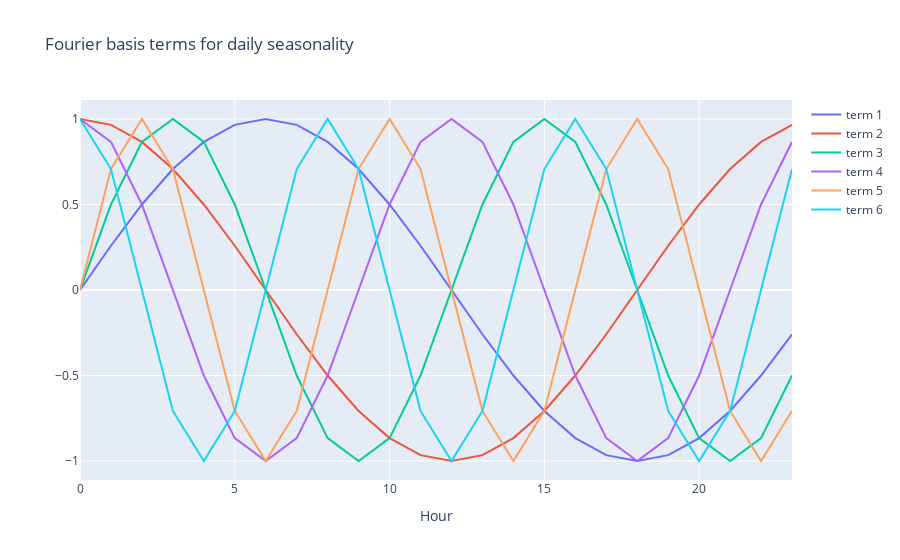

This figure's notebook cell:
### Code cell
import plotly.graph_objects as go

period = 24
k = 3  # number of Fourier pairs
t_short = np.arange(period)

fourier_terms = []
for i in range(1, k + 1):
    fourier_terms.append(np.sin(2 * np.pi * i * t_short / period))
    fourier_terms.append(np.cos(2 * np.pi * i * t_short / period))

fig = go.Figure()
for idx, term in enumerate(fourier_terms, 1):
    fig.add_trace(go.Scatter(x=t_short, y=term, mode="lines", name=f"term {idx}"))
fig.update_layout(title="Fourier basis terms for daily seasonality", xaxis_title="Hour")
fig.show()

### Figure 1 — Plotly figure (JSON) as saved in the notebook; plotly's stock layout.template omitted (floating-point values rounded to 4 significant figures)
{"data": [{"mode": "lines", "name": "term 1", "type": "scatter", "x": [0, 1, 2, 3, 4, 5, 6, 7, 8, 9, 10, 11, 12, 13, 14, 15, 16, 17, 18, 19, 20, 21, 22, 23], "y": [0.0, 0.2588, 0.5, 0.7071, 0.866, 0.9659, 1.0, 0.9659, 0.866, 0.7071, 0.5, 0.2588, 1.225e-16, -0.2588, -0.5, -0.7071, -0.866, -0.9659, -1.0, -0.9659, -0.866, -0.7071, -0.5, -0.2588]}, {"mode": "lines", "name": "term 2", "type": "scatter", "x": [0, 1, 2, 3, 4, 5, 6, 7, 8, 9, 10, 11, 12, 13, 14, 15, 16, 17, 18, 19, 20, 21, 22, 23], "y": [1.0, 0.9659, 0.866, 0.7071, 0.5, 0.2588, 6.123e-17, -0.2588, -0.5, -0.7071, -0.866, -0.9659, -1.0, -0.9659, -0.866, -0.7071, -0.5, -0.2588, -1.837e-16, 0.2588, 0.5, 0.7071, 0.866, 0.9659]}, {"mode": "lines", "name": "term 3", "type": "scatter", "x": [0, 1, 2, 3, 4, 5, 6, 7, 8, 9, 10, 11, 12, 13, 14, 15, 16, 17, 18, 19, 20, 21, 22, 23], "y": [0.0, 0.5, 0.866, 1.0, 0.866, 0.5, 1.225e-16, -0.5, -0.866, -1.0, -0.866, -0.5, -2.449e-16, 0.5, 0.866, 1.0, 0.866, 0.5, 3.674e-16, -0.5, -0.866, -1.0, -0.866, -0.5]}, {"mode": "lines", "name": "term 4", "type": "scatter", "x": [0, 1, 2, 3, 4, 5, 6, 7, 8, 9, 10, 11, 12, 13, 14, 15, 16, 17, 18, 19, 20, 21, 22, 23], "y": [1.0, 0.866, 0.5, 6.123e-17, -0.5, -0.866, -1.0, -0.866, -0.5, -1.837e-16, 0.5, 0.866, 1.0, 0.866, 0.5, 1.194e-15, -0.5, -0.866, -1.0, -0.866, -0.5, -4.286e-16, 0.5, 0.866]}, {"mode": "lines", "name": "term 5", "type": "scatter", "x": [0, 1, 2, 3, 4, 5, 6, 7, 8, 9, 10, 11, 12, 13, 14, 15, 16, 17, 18, 19, 20, 21, 22, 23], "y": [0.0, 0.7071, 1.0, 0.7071, 1.225e-16, -0.7071, -1.0, -0.7071, -2.449e-16, 0.7071, 1.0, 0.7071, 3.674e-16, -0.7071, -1.0, -0.7071, -4.899e-16, 0.7071, 1.0, 0.7071, 2.389e-15, -0.7071, -1.0, -0.7071]}, {"mode": "lines", "name": "term 6", "type": "scatter", "x": [0, 1, 2, 3, 4, 5, 6, 7, 8, 9, 10, 11, 12, 13, 14, 15, 16, 17, 18, 19, 20, 21, 22, 23], "y": [1.0, 0.7071, 6.123e-17, -0.7071, -1.0, -0.7071, -1.837e-16, 0.7071, 1.0, 0.7071, 1.194e-15, -0.7071, -1.0, -0.7071, -4.286e-16, 0.7071, 1.0, 0.7071, 5.511e-16, -0.7071, -1.0, -0.7071, 1.103e-15, 0.7071]}], "layout": {"title": {"text": "Fourier basis terms for daily seasonality"}, "xaxis": {"title": {"text": "Hour"}}}}
